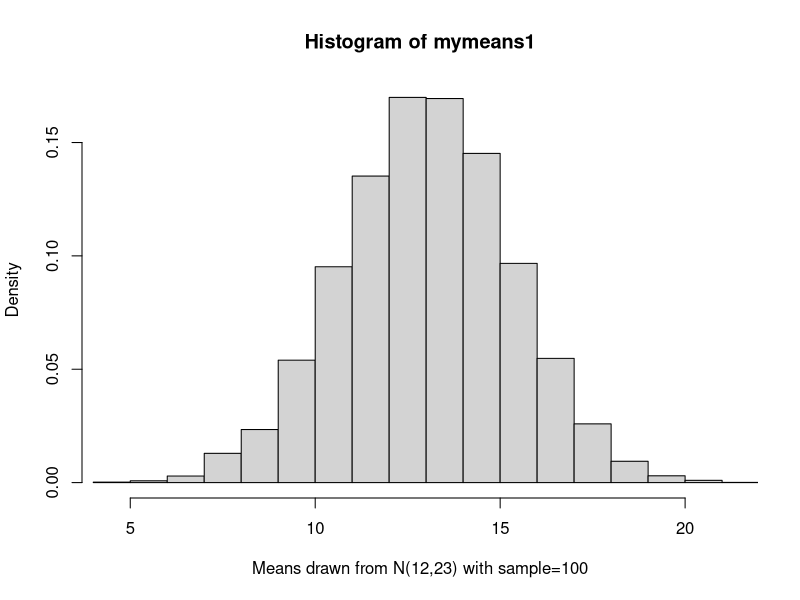
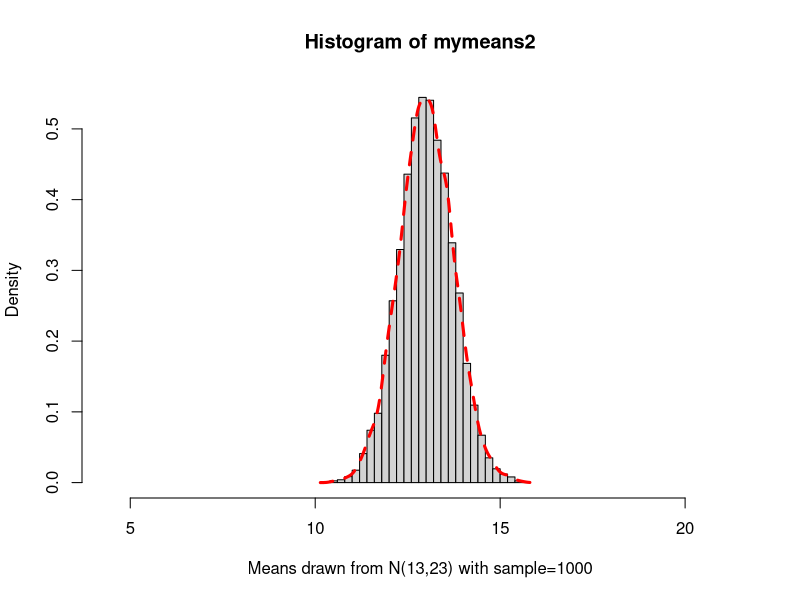
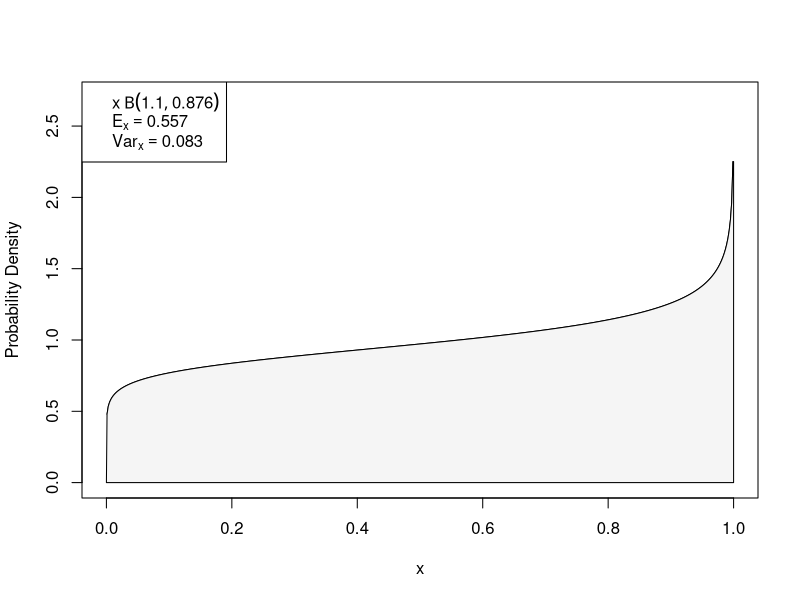
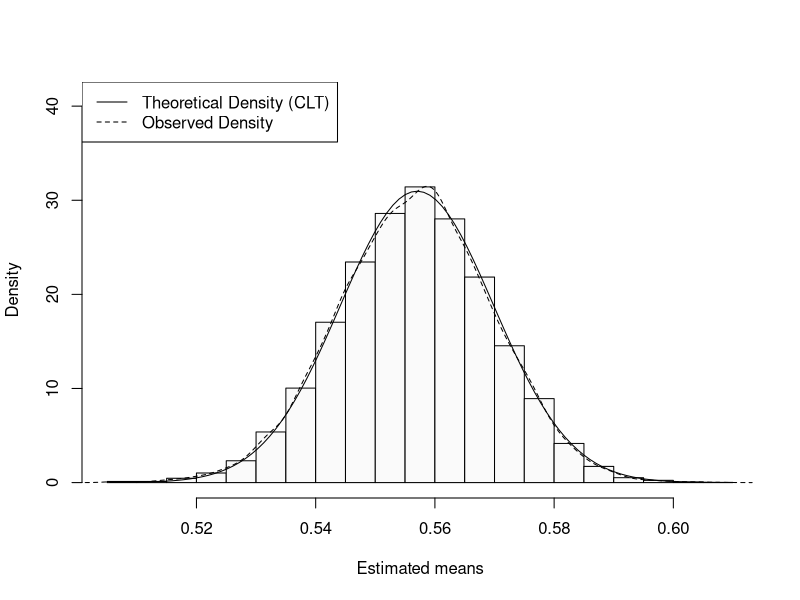

The R source for these figures, in order:
##Paul Johnson <pauljohn@ku.edu>
## 2010-06-15

## Quick simulation to demonstrate central limit theorem.
## Uses "replicate"

## Writes 2 files if SAVEPLOTS == TRUE, otherwise
## shows on screen

set.seed(10000)
simmean <- function(N=100, mean = 7, std = 10){
  x <- rnorm(N, m = mean, sd = std)
  mean(x)
}



## In a simple job like this, we can let replicate do
## all of the work
mymeans1 <- replicate(10000, simmean(100, 13, 23 ))


## Explore that with some histograms
rangex <- range(mymeans1)

hist(mymeans1, breaks=20,
     xlab="Means drawn from N(12,23) with sample=100", prob=TRUE,
     xlim=rangex)

dev.new()
mymeans2 <- replicate(10000, simmean( 1000, 13, 23 ))

hist(mymeans2, breaks=20,
     xlab = "Means drawn from N(13,23) with sample=1000", prob = TRUE,
     xlim = rangex)

lines(density(mymeans2), lty = 2,col = "red", lwd = 3)


plotPDF <- function(a = NULL, b = NULL){
    x <- seq(0.001, 0.999, length=500)
    xpdf <- dbeta(x, a, b) #x probability density
    bev <- round(a/(a+b), 3) #expected value
    bvar <- round(a*b/((a+b)^2 * (a+b+1)), 3) #variance
    plot(x, xpdf, type="l", ylab="Probability Density",
         ylim=c(0,1.2*(max(xpdf))), main="")
    polygon(c(0,x,1,1),c(0,xpdf,max(xpdf),0), col="gray96")
    l0 <- bquote(x ~ Beta(.(a), .(b)))
    l1 <- bquote(E[x] == .(bev))
    l2 <- bquote(Var[x] == .(bvar))
    legend("topleft", legend=c(l0,l1,l2))
}

plotSimMeans <- function(mymeans, a, b){
    den1 <- density(mymeans)

    hist(mymeans, prob=T, ylim=c(0, 1.3*max(den1$y)), col="gray98",
         xlab=expression("Estimated means"), main="")

    x2 <- range(mymeans)
    x2seq <-  seq(x2[1],x2[2], length.out=100)

    bev <- round(a/(a+b), 3) #expected value
    bvar <- round(a*b/((a+b)^2 * (a+b+1)), 3) #variance
    ##> bev
    ##[1] 0.5566802
    ##> bvar
    ##[1] 0.08292586

    ## get pdf from Normal with EV and Variance set to observed values
    pdfnorm <- dnorm(x2seq, mean=bev, sd = sqrt(bvar)/sqrt(500))

    lines(x2seq, pdfnorm, lty=1)
    lines(den1$x, den1$y, lty=2)
    legend("topleft", c("Theoretical Density (CLT)","Observed Density"),
           lty=c(1,2))
}

## Now consider the beta distribution (1.1, 0.876)

a <- 1.1
b <- 0.876



SAVEPLOTS <- FALSE
if(SAVEPLOTS == TRUE ){
    fileNameBase <- paste("beta-",a,"-",b,"-%03d.pdf", sep="")
    pdf(file=fileNameBase, width=6, height=6, onefile = FALSE,
        family="Times", pointsize=12, paper="special")
}
## else: show plots on screen

plotPDF(a, b)

## Draw 10000 samples, size 500, get mean
mybetas <- replicate(10000, mean(rbeta(500, a, b)))


mean(mybetas)
var(mybetas)

plotSimMeans(mybetas, a, b)

if(SAVEPLOTS == TRUE ){
    dev.off()
}
